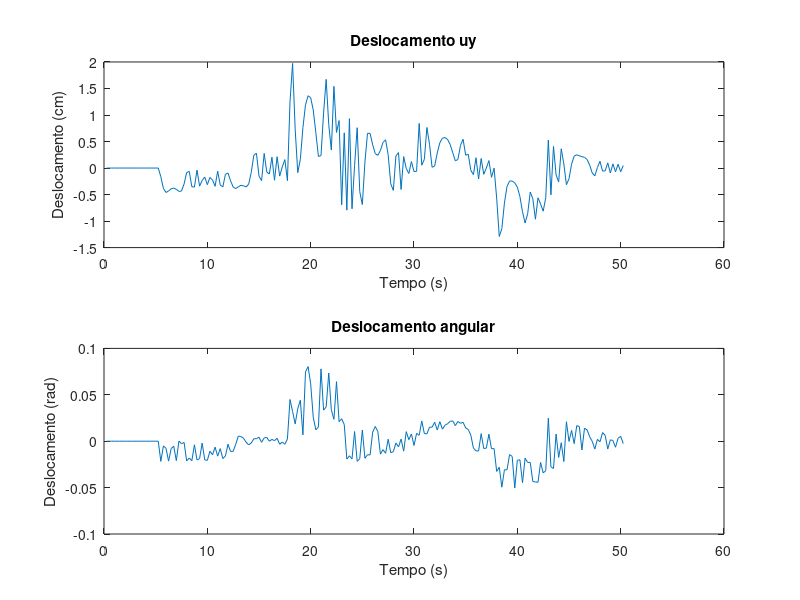
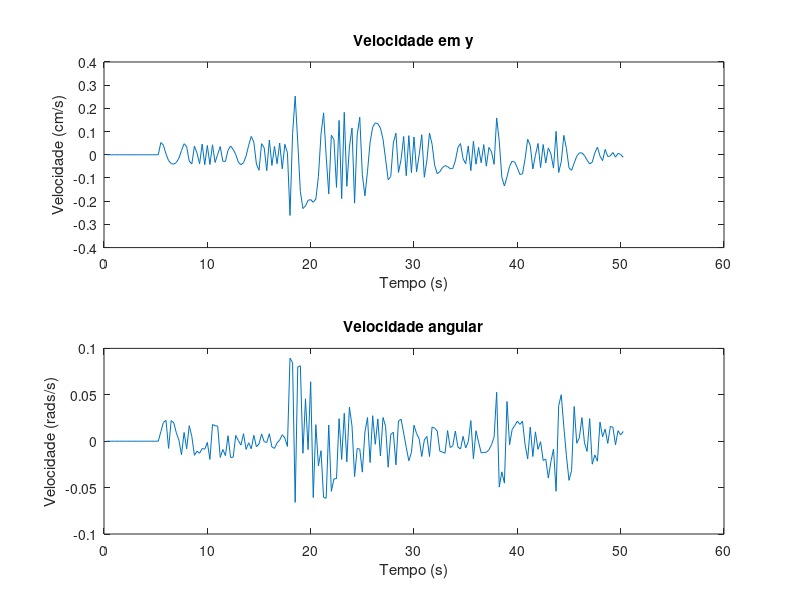
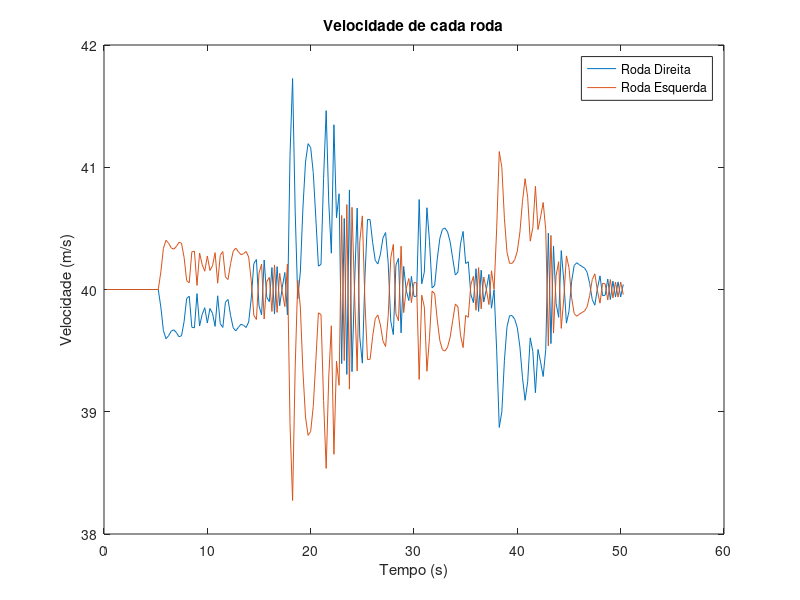
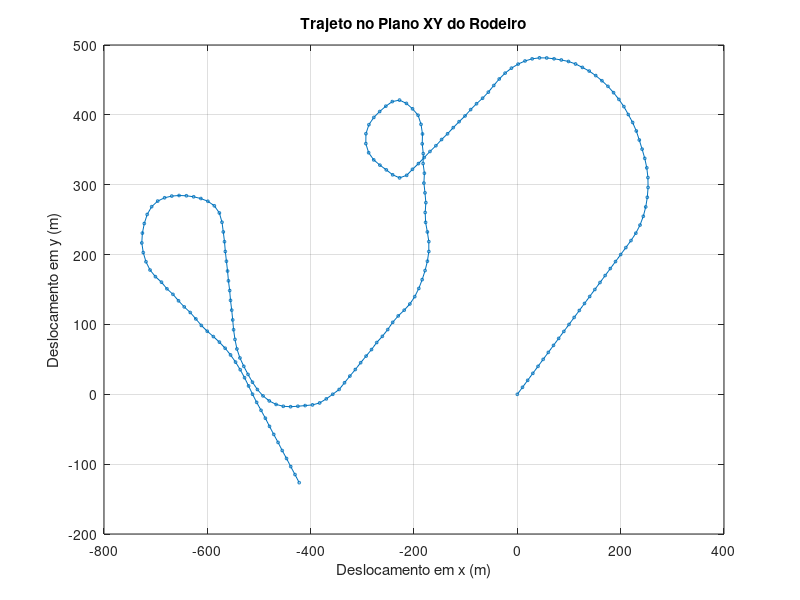

Here is the MATLAB script that generated these plots, in order:
clear;
clc;

#Parâmetros
m = 1751;
b0 = 0.7175;
e0 = 0.61;
lambda = 0.1; #conicidade
r0 = 0.4572;
theta = 800; #momento de inercia
kx = 4.5687e+6;
ky = 100;
cx = 20;
cy = 27.6;

#Matrizes
[M] = [m, 0; 0, theta];
[C] = [2*cy, 0; 0, 2*cx*(b0^2)];
[K] = [ky, -2*cy; 2*cx*b0*lambda/r0, kx*(exp(2))];

#Velocidade do trem e raio de curvatura
V0 = 40; #m/s
Raio0 = 10e+40; #m
Raio1 = -1200; #m
Raio2 = 300; #m
Raio3 = 800; #m
Raio4 = -400; #m

#Matrizes da equação geral
[A] = [-(inv(M)*C*(1/V0)), -(inv(M)*K); eye(size(M)), zeros(size(M))];
[B] = [inv(M); zeros(size(M))];

#Autovalores e Autovetores de A
[autovetores, autovalores] = eig(A);
R = autovetores;

#condição inicial x0
x0 = [0; 0; 0; 0];

#discretização do tempo
tsim = 50; #tempo de simulação
n = 200; #num de partições
Tn = tsim/n; #periodo de cada divisao

#preparando para o loop
Tp = zeros(1, n+1);
Tp(1, 1) = 1;
x = zeros(length(x0), n+1);
x(:, 1) = x0;
i = 1;

while i<=20 #primeiro percurso reto
  T = Tp(i)
  #função de entrada
  Fy = 0*sin(30*T); #força oscilatória de entrada senoidal
  Mpsi = 0; #momento de entrada
  [F] = [Fy + (m*(V0^2)/Raio0); Mpsi + (2*kx*(b0^2)/Raio0)];
  u = [[F]];

  #matriz da exponencial no intervalo T
  [V] = (autovalores * T);
  [V] = expm([V]);
  #matriz fundamental no intervalo T
  matfund = real([R] * [V] * inv([R]));

  #solução
  x(:, i+1) = (matfund * x(:, i)) + (inv([A]) * (matfund - eye(size(matfund))) * [B] * u);

  Tp(i+1) = Tp(i) + 1;
  i = i + 1;
endwhile


while i<=50 #primeira curva
  T = Tp(i)
  #função de entrada
  Fy = 0*sin(30*T); #força oscilatória de entrada senoidal
  Mpsi = 0; #momento de entrada
  [F] = [Fy + (m*(V0^2)/Raio1); Mpsi + (2*kx*(b0^2)/Raio1)];
  u = [[F]];

  #matriz da exponencial no intervalo T
  [V] = (autovalores * T);
  [V] = expm([V]);
  #matriz fundamental no intervalo T
  matfund = real([R] * [V] * inv([R]));

  #solução
  x(:, i+1) = (matfund * x(:, i)) + (inv([A]) * (matfund - eye(size(matfund))) * [B] * u);

  Tp(i+1) = Tp(i) + 1;
  i = i + 1;
endwhile


while i<=70 #segundo percurso reto
  T = Tp(i)
  #função de entrada
  Fy = 0*sin(30*T); #força oscilatória de entrada senoidal
  Mpsi = 0; #momento de entrada
  [F] = [Fy + (m*(V0^2)/Raio0); Mpsi + (2*kx*(b0^2)/Raio0)];
  u = [[F]];

  #matriz da exponencial no intervalo T
  [V] = (autovalores * T);
  [V] = expm([V]);
  #matriz fundamental no intervalo T
  matfund = real([R] * [V] * inv([R]));

  #solução
  x(:, i+1) = (matfund * x(:, i)) + (inv([A]) * (matfund - eye(size(matfund))) * [B] * u);

  Tp(i+1) = Tp(i) + 1;
  i = i + 1;
endwhile


while i<=90 #segunda curva
  T = Tp(i)
  #função de entrada
  Fy = 0*sin(30*T); #força oscilatória de entrada senoidal
  Mpsi = 0; #momento de entrada
  [F] = [Fy + (m*(V0^2)/Raio2); Mpsi + (2*kx*(b0^2)/Raio2)];
  u = [[F]];

  #matriz da exponencial no intervalo T
  [V] = (autovalores * T);
  [V] = expm([V]);
  #matriz fundamental no intervalo T
  matfund = real([R] * [V] * inv([R]));

  #solução
  x(:, i+1) = (matfund * x(:, i)) + (inv([A]) * (matfund - eye(size(matfund))) * [B] * u);

  Tp(i+1) = Tp(i) + 1;
  i = i + 1;
endwhile


while i<=120 #terceiro percurso reto
  T = Tp(i)
  #função de entrada
  Fy = 0*sin(30*T); #força oscilatória de entrada senoidal
  Mpsi = 0; #momento de entrada
  [F] = [Fy + (m*(V0^2)/Raio0); Mpsi + (2*kx*(b0^2)/Raio0)];
  u = [[F]];

  #matriz da exponencial no intervalo T
  [V] = (autovalores * T);
  [V] = expm([V]);
  #matriz fundamental no intervalo T
  matfund = real([R] * [V] * inv([R]));

  #solução
  x(:, i+1) = (matfund * x(:, i)) + (inv([A]) * (matfund - eye(size(matfund))) * [B] * u);

  Tp(i+1) = Tp(i) + 1;
  i = i + 1;
endwhile


while i<=140 #terceira curva
  T = Tp(i)
  #função de entrada
  Fy = 0*sin(30*T); #força oscilatória de entrada senoidal
  Mpsi = 0; #momento de entrada
  [F] = [Fy + (m*(V0^2)/Raio3); Mpsi + (2*kx*(b0^2)/Raio3)];
  u = [[F]];

  #matriz da exponencial no intervalo T
  [V] = (autovalores * T);
  [V] = expm([V]);
  #matriz fundamental no intervalo T
  matfund = real([R] * [V] * inv([R]));

  #solução
  x(:, i+1) = (matfund * x(:, i)) + (inv([A]) * (matfund - eye(size(matfund))) * [B] * u);

  Tp(i+1) = Tp(i) + 1;
  i = i + 1;
endwhile


while i<=150 #quarto percurso reto
  T = Tp(i)
  #função de entrada
  Fy = 0*sin(30*T); #força oscilatória de entrada senoidal
  Mpsi = 0; #momento de entrada
  [F] = [Fy + (m*(V0^2)/Raio0); Mpsi + (2*kx*(b0^2)/Raio0)];
  u = [[F]];

  #matriz da exponencial no intervalo T
  [V] = (autovalores * T);
  [V] = expm([V]);
  #matriz fundamental no intervalo T
  matfund = real([R] * [V] * inv([R]));

  #solução
  x(:, i+1) = (matfund * x(:, i)) + (inv([A]) * (matfund - eye(size(matfund))) * [B] * u);

  Tp(i+1) = Tp(i) + 1;
  i = i + 1;
endwhile


while i<=170 #quarta curva
  T = Tp(i)
  #função de entrada
  Fy = 0*sin(30*T); #força oscilatória de entrada senoidal
  Mpsi = 0; #momento de entrada
  [F] = [Fy + (m*(V0^2)/Raio4); Mpsi + (2*kx*(b0^2)/Raio4)];
  u = [[F]];

  #matriz da exponencial no intervalo T
  [V] = (autovalores * T);
  [V] = expm([V]);
  #matriz fundamental no intervalo T
  matfund = real([R] * [V] * inv([R]));

  #solução
  x(:, i+1) = (matfund * x(:, i)) + (inv([A]) * (matfund - eye(size(matfund))) * [B] * u);

  Tp(i+1) = Tp(i) + 1;
  i = i + 1;
endwhile


while i<=200 #quinto percurso reto
  T = Tp(i)
  #função de entrada
  Fy = 0*sin(30*T); #força oscilatória de entrada senoidal
  Mpsi = 0; #momento de entrada
  [F] = [Fy + (m*(V0^2)/Raio0); Mpsi + (2*kx*(b0^2)/Raio0)];
  u = [[F]];

  #matriz da exponencial no intervalo T
  [V] = (autovalores * T);
  [V] = expm([V]);
  #matriz fundamental no intervalo T
  matfund = real([R] * [V] * inv([R]));

  #solução
  x(:, i+1) = (matfund * x(:, i)) + (inv([A]) * (matfund - eye(size(matfund))) * [B] * u);

  Tp(i+1) = Tp(i) + 1;
  i = i + 1;
endwhile

#tempo total
t = Tp*Tn

figure();
subplot(2, 1, 1);
plot(t, x(3, :)/100);
xlabel('Tempo (s)');
ylabel('Deslocamento (cm)');
title('Deslocamento uy');

subplot(2, 1, 2);
plot(t, x(4, :)*100);
xlabel('Tempo (s)');
ylabel('Deslocamento (rad)');
title('Deslocamento angular');

figure();
subplot(2, 1, 1);
plot(t, x(1, :)/100);
xlabel('Tempo (s)');
ylabel('Velocidade (cm/s)');
title('Velocidade em y');

subplot(2, 1, 2);
plot(t, x(2, :));
xlabel('Tempo (s)');
ylabel('Velocidade (rads/s)');
title('Velocidade angular');

#velocidade de cada roda
w = V0/r0; #velocidade angular
r1 = r0 + (x(3, :)/1000)*lambda; #raio da roda externa
r2 = r0 - (x(3, :)/1000)*lambda; #raio da roda interna
v1 = w*r1;
v2 = w*r2;

figure();
plot(t,v1, 'DisplayName', 'Roda Direita');
hold on
plot(t,v2, 'DisplayName', 'Roda Esquerda');
xlabel('Tempo (s)');
ylabel('Velocidade (m/s)');
title('Velocidade de cada roda');
legend('show');

#representação do trajeto percorrido
x1_rode = zeros(1, n+1);
x2_rode = zeros(1, n+1);
theta_rode = zeros(1, n+1);
i = 1;

while i <= n
  T = Tn;

  w = V0/r0;
  r1 = r0 + (x(3, i)/1000)*lambda;
  r2 = r0 - (x(3, i)/1000)*lambda;
  v1 = w * r1;
  v2 = w * r2;

  #deslocamento das rodas para cada T
  delta_x1 = v1 * T;
  delta_x2 = v2 * T;
  delta_theta = (delta_x2 - delta_x1) / (2 * b0);

  #calculando a posicao do rodeiro
  x1_rode(i+1) = x1_rode(i) + delta_x1 * cos(theta_rode(i)) - delta_x2 * sin(theta_rode(i));
  x2_rode(i+1) = x2_rode(i) + delta_x1 * sin(theta_rode(i)) + delta_x2 * cos(theta_rode(i));
  theta_rode(i+1) = theta_rode(i) + delta_theta;

  i = i + 1;
endwhile

#visualizando o trajeto no plano xy
figure();
h = plot(x1_rode, x2_rode, '-o');
set(h, 'MarkerSize', 2);
xlabel('Deslocamento em x (m)');
ylabel('Deslocamento em y (m)');
title('Trajeto no Plano XY do Rodeiro');
grid on;
